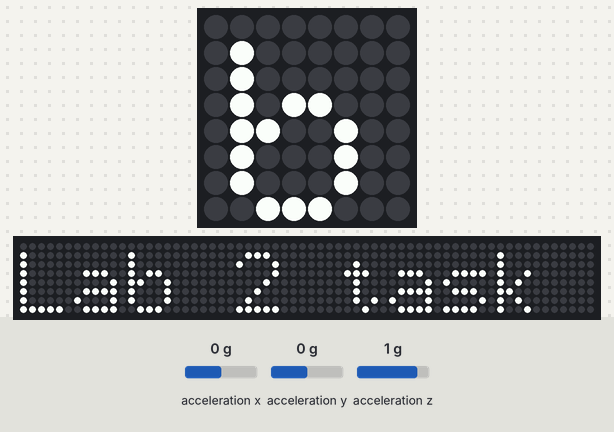
Simulated run of this program. Board: Raspberry Pi (BCM pin numbers) with a Sense HAT. Parts: the Sense HAT's 8×8 RGB LED matrix, a strip that is not on the board, showing the scrolling text unrolled. The inputs (shaded band) are chosen by the test bench; at power-on: acceleration x 0 g, acceleration y 0 g, acceleration z 1 g. The 64×8 strip is a reading aid, not a part: it shows the text the matrix is scrolling, unrolled, one strip-width of it at a time.

Above: at 1.2 s.
1.3 s: acceleration x set to -1.4 g
At 4.81 s:
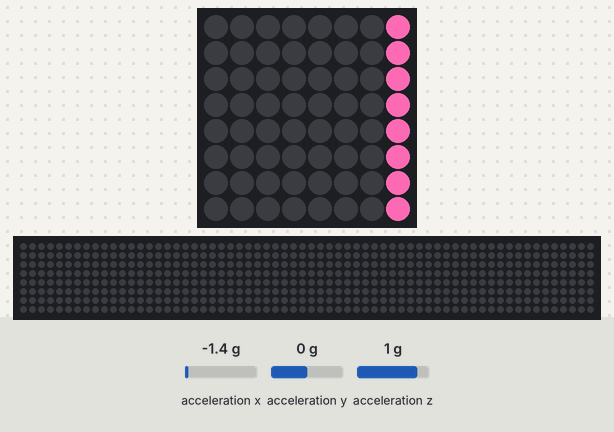
6.9 s: acceleration x set to 0 g
12.5 s: acceleration y set to -1.4 g
At 16.73 s:
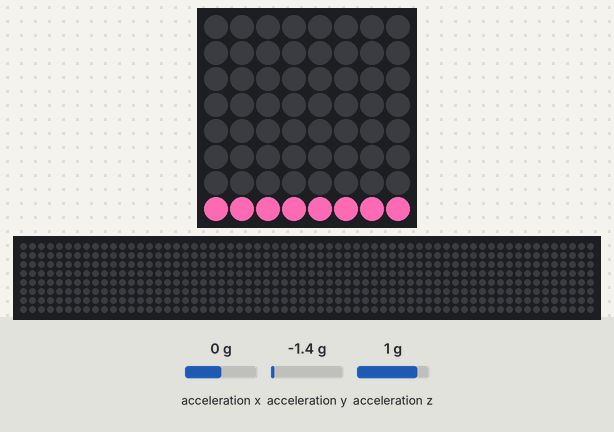
18.4 s: acceleration x set to 1.4 g
At 19.18 s:
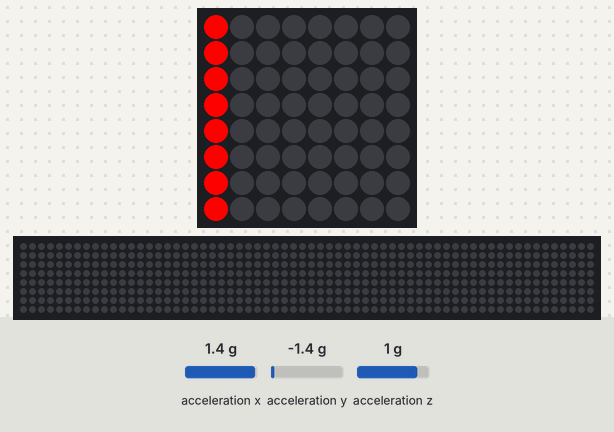

Measured:
- after the input at 1.3 s, the LEDs: first differ from a run without the input after 3.5 s (image 1)
- after the input at 12.5 s, the LEDs: first differ from a run without the input after 4.2 s (image 2)
- after the input at 18.4 s, the LEDs: first differ from a run without the input after 0.74 s (image 3)

The program:

Lab2P3.py
```python
from sense_hat import SenseHat, ACTION_PRESSED, ACTION_HELD, ACTION_RELEASED
from time import sleep

sense = SenseHat()

r = [255, 0, 0]
g = [0, 255, 0]
b = [0, 0, 255]
y = [255, 255, 0]
p = [255, 105, 180]
v = [143, 0, 255]
o = [255, 165, 0]
i = [75, 0, 130]
E = [0, 0, 0]

colors = [r,o,y,g,b,i,v,p]

while True:
    tilt = sense.get_accelerometer_raw()
    x = tilt['x']
    y = tilt['y']
    z = tilt['z']
    if(x > .3):
        for a in range(0,8):
            for b in range(0,8):
                color = colors[a]
                sense.set_pixel(a,b,color)
            sleep(.1)
            sense.clear()
    elif(x < -.3):
        for a in range(7,-1,-1):
            for b in range(0,8):
                color = colors[a]
                sense.set_pixel(a,b,color)
            sleep(.1)
            sense.clear()
    elif(y > .3):
        for a in range(0,8):
            for b in range(0,8):
                color = colors[a]
                sense.set_pixel(b,a,color)
            sleep(.1)
            sense.clear()
    elif(y < -.3):
        for a in range(7,-1,-1):
            for b in range(0,8):
                color = colors[a]
                sense.set_pixel(b,a,color)
            sleep(.1)
            sense.clear()
    elif(z > .5):
        sense.show_message("Lab 2 task 3", .06)
        sense.clear()
    elif(z < -.5):
        print("Lab 2 task 3")
        sleep(1)

        
```
